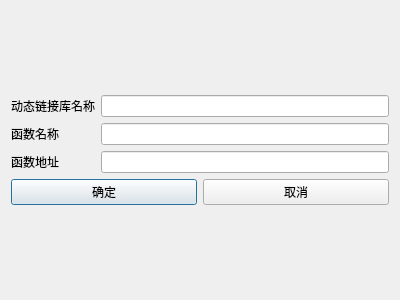
<?xml version="1.0" encoding="UTF-8"?>
<ui version="4.0">
 <class>Dialog_Address</class>
 <widget class="QDialog" name="Dialog_Address">
  <property name="geometry">
   <rect>
    <x>0</x>
    <y>0</y>
    <width>400</width>
    <height>300</height>
   </rect>
  </property>
  <property name="windowTitle">
   <string>Dialog</string>
  </property>
  <layout class="QGridLayout" name="gridLayout">
   <item row="0" column="0">
    <layout class="QVBoxLayout" name="verticalLayout_3">
     <item>
      <layout class="QHBoxLayout" name="horizontalLayout">
       <item>
        <layout class="QVBoxLayout" name="verticalLayout">
         <item>
          <widget class="QLabel" name="label">
           <property name="text">
            <string>动态链接库名称</string>
           </property>
          </widget>
         </item>
         <item>
          <widget class="QLabel" name="label_2">
           <property name="text">
            <string>函数名称</string>
           </property>
          </widget>
         </item>
         <item>
          <widget class="QLabel" name="label_3">
           <property name="text">
            <string>函数地址</string>
           </property>
          </widget>
         </item>
        </layout>
       </item>
       <item>
        <layout class="QVBoxLayout" name="verticalLayout_2">
         <item>
          <widget class="QLineEdit" name="lineEdit_dll"/>
         </item>
         <item>
          <widget class="QLineEdit" name="lineEdit_function"/>
         </item>
         <item>
          <widget class="QLineEdit" name="lineEdit_address">
           <property name="readOnly">
            <bool>true</bool>
           </property>
          </widget>
         </item>
        </layout>
       </item>
      </layout>
     </item>
     <item>
      <layout class="QHBoxLayout" name="horizontalLayout_2">
       <item>
        <widget class="QPushButton" name="pushButton_yes">
         <property name="text">
          <string>确定</string>
         </property>
        </widget>
       </item>
       <item>
        <widget class="QPushButton" name="pushButton_cancel">
         <property name="text">
          <string>取消</string>
         </property>
        </widget>
       </item>
      </layout>
     </item>
    </layout>
   </item>
  </layout>
 </widget>
 <resources/>
 <connections/>
</ui>
